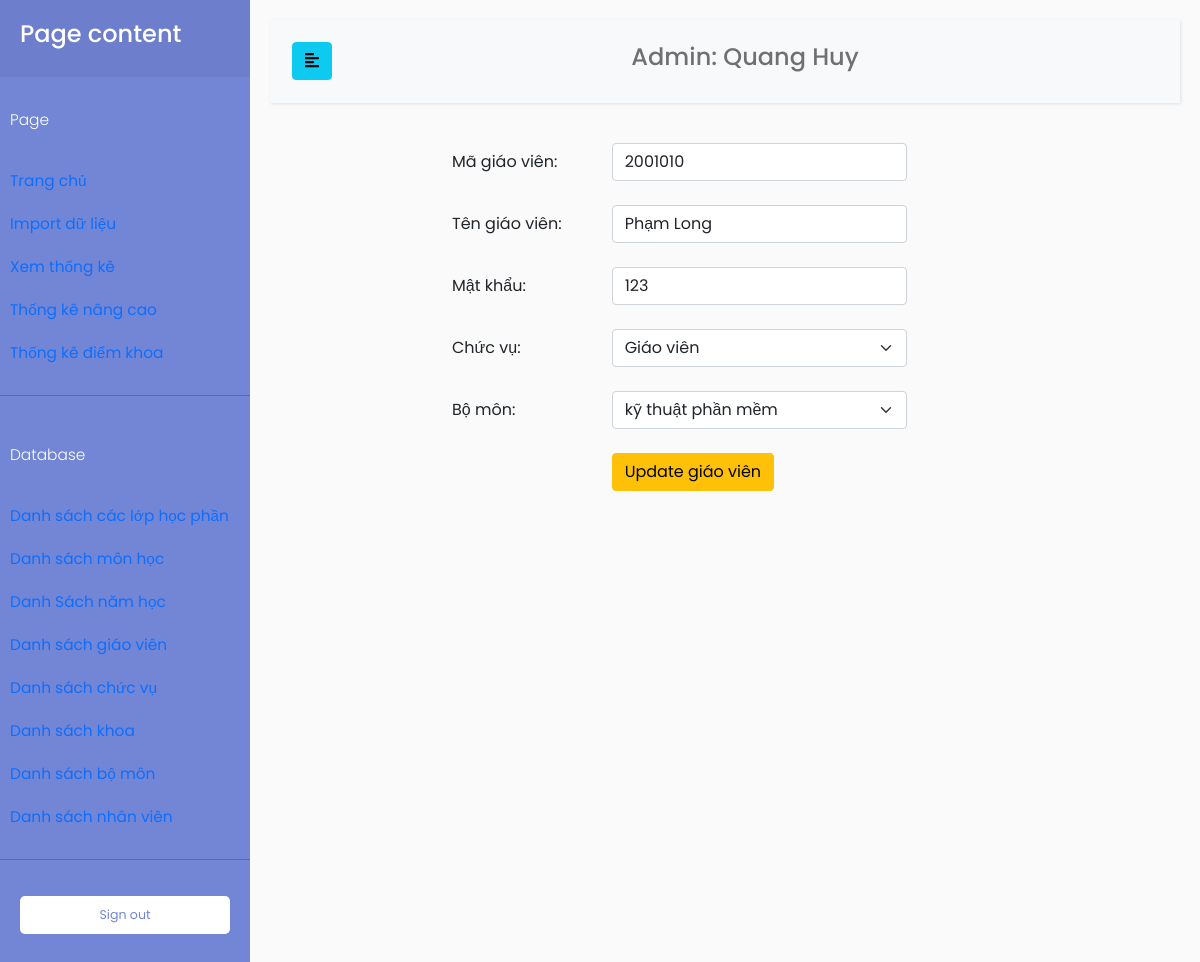
The app's page /index.php?TenChucVu=admin&page=updateGV&MaGiaoVien=2001010 (signed in) with its own data.
### tables this page shows
CREATE TABLE `nhanvien` (
  `MaNhanVien` varchar(100) NOT NULL,
  `TenNhanVien` varchar(100) NOT NULL,
  `MatKhau` varchar(100) NOT NULL,
  `MaChucVu` int(11) NOT NULL
);

CREATE TABLE `giaovien` (
  `MaGiaoVien` int(11) NOT NULL,
  `TenGiaoVien` varchar(100) NOT NULL,
  `MatKhau` varchar(100) NOT NULL,
  `MaChucVu` int(11) NOT NULL,
  `MaBoMon` int(11) NOT NULL
);

CREATE TABLE `chucvu` (
  `MaChucVu` int(11) NOT NULL,
  `TenChucVu` varchar(100) NOT NULL,
  `PhanRole` varchar(100) NOT NULL
);

CREATE TABLE `bomon` (
  `MaBoMon` int(11) NOT NULL,
  `MaKhoa` int(11) NOT NULL,
  `TenBoMon` varchar(100) NOT NULL
);

### database/DBController.php (called while the page is built, shortened)
<?php
class DBController
{
    protected $host = 'localhost';
    protected $user = 'root';
    protected $password = '';
    protected $database = 'quanlydanhgia';
    public function __construct()
    {
        $this->con = mysqli_connect($this->host, $this->user, $this->password, $this->database);
    }
}

### function.php (called while the page is built, shortened)
<?php
require('database/DBController.php');
require('database/Account.php');
require('database/InfoSmallTable.php');
$db = new DBController();
$account = new Account($db);
$infoSmallTable = new InfoSmallTable($db);

### database/Account.php (called while the page is built, shortened)
<?php
class Account
{
    public $db = null;
    public function __construct(DBController $db)
    {
        $this->db = $db;
    }
    public function getTenNhanVien($userID, $table = 'giaovien', $key = 'MaGiaoVien')
    {
        $result = $this->db->con->query("SELECT TenNhanVien FROM $table as tb JOIN chucvu on tb.MaChucVu = chucvu.MaChucVu WHERE $key = '{$userID}'");
        $resultArray = array();
        if ($result->num_rows > 0) {
            while ($row = $result->fetch_assoc()) {
                $resultArray[] = $row;
            }
        }
        return $resultArray[0]['TenNhanVien'];
    }
}

### database/InfoSmallTable.php (called while the page is built, shortened)
<?php
class InfoSmallTable
{
    public $db = null;
    public function __construct(DBController $db)
    {
        $this->db = $db;
    }
    public function getThongTinBang($table = 'Khoa')
    {
        $result = $this->db->con->query("SELECT * FROM {$table}");
        $resultArr = array();
        while ($row = mysqli_fetch_array($result, MYSQLI_ASSOC)) {
            $resultArr[] = $row;
        }
        return $resultArr;
    }
    public function getThongTinGiaoVien($maGiaoVien, $thongTin = 'TenGiaoVien')
    {
        $result = $this->db->con->query("SELECT * FROM GiaoVien WHERE MaGiaoVien = '{$maGiaoVien}'");
        $resultArr = array();
        while ($row = mysqli_fetch_array($result, MYSQLI_ASSOC)) {
            $resultArr[] = $row;
        }
        return $resultArr[0][$thongTin];
    }
    public function getBangchucVuTheoNhom($role)
    {
        $result = $this->db->con->query("SELECT * FROM chucvu WHERE PhanRole = '{$role}'");
        $resultArr = array();
        while ($row = mysqli_fetch_array($result, MYSQLI_ASSOC)) {
            $resultArr[] = $row;
        }
        return $resultArr;
    }
}

### page/admin/updateDataCSDL/updateGV.php (the view, shortened to what this page needs)
<?php
if ($_GET["TenChucVu"] === 'admin') {
    if (isset($_GET["MaGiaoVien"])) {
        $maGiaoVien = $_GET["MaGiaoVien"];
        $tenGiaoVien = $infoSmallTable->getThongTinGiaoVien($maGiaoVien, "TenGiaoVien");
        $matKhauGiaoVien = $infoSmallTable->getThongTinGiaoVien($maGiaoVien, "MatKhau");
        $maChucVu = $infoSmallTable->getThongTinGiaoVien($maGiaoVien, "MaChucVu");
        $maBoMon = $infoSmallTable->getThongTinGiaoVien($maGiaoVien, "MaBoMon");
        $chucVu = $infoSmallTable->getBangchucVuTheoNhom("gv");
        $boMon = $infoSmallTable->getThongTinBang("BoMon");
    }
}
?>
<form action="" method="post" style="width:50%;margin-left:20%">
    <div class="row pb-4">
        <label class="col-4  col-form-label" style="font-size: 1rem;">Mã giáo viên: </label>
        <div class="col-8">
            <input required class="form-control" type="text" name="inputMaGiaoVien" placeholder="nhập mã giáo viên" value="<?php if (isset($_POST["submitUpdateGV"])) {
                                                                                                                                echo $maGiaoVienNew;
                                                                                                                            } else {
                                                                                                                                echo $maGiaoVien;
                                                                                                                            } ?>">
        </div>
    </div>
    <div class="row pb-4">
        <label class="col-4  col-form-label" style="font-size: 1rem;">Tên giáo viên: </label>
        <div class="col-8">
            <input required class="form-control" type="text" name="inputTenGiaoVien" placeholder="nhập tên giáo viên" value="<?php echo $tenGiaoVien; ?>">
        </div>
    </div>
    <div class="row pb-4">
        <label class="col-4  col-form-label" style="font-size: 1rem;">Mật khẩu: </label>
        <div class="col-8">
            <input required class="form-control" type="text" name="inputMatKhau" placeholder="nhập mật khẩu" value="<?php echo $matKhauGiaoVien; ?>">
        </div>
    </div>
    <div class="row pb-4">
        <label class="col-4  col-form-label" style="font-size: 1rem;">Chức vụ: </label>
        <div class="col-8">
            <select required class="form-select" name="selectChucVu">
                <?php foreach ($chucVu as $item) : ?>
                    <option <?php
                            if ($maChucVu === $item['MaChucVu']) {
                                echo "selected";
                            } ?> value="<?php echo $item['MaChucVu'] ?>">
                        <?php
                        if ($item['TenChucVu'] === 'giaovien') {
                            echo "Giáo viên";
                        } elseif ($item['TenChucVu'] === 'truongbomon') {
                            echo "Trưởng bộ môn";
                        } elseif ($item['TenChucVu'] === 'truongkhoa') {
                            echo "Trưởng khoa";
                        } else {
                            echo $item['TenChucVu'];
                        }
                        ?>
                    </option>
                <?php endforeach; ?>
            </select>
        </div>
    </div>
    <div class="row pb-4">
        <label class="col-4  col-form-label" style="font-size: 1rem;">Bộ môn: </label>
        <div class="col-8">
            <select required class="form-select" name="selectBoMon">
                <?php foreach ($boMon as $item) : ?>
                    <option <?php
                            if ($maBoMon === $item['MaBoMon']) {
                                echo "selected";
                            } ?> value="<?php echo $item['MaBoMon'] ?>"><?php echo $item['TenBoMon'] ?></option>
                <?php endforeach; ?>
            </select>
        </div>
    </div>
    <div class="row">
        <div class="col-4"></div>
        <div class="col-8">
            <input type="submit" name="submitUpdateGV" class="btn btn-warning" value="Update giáo viên">
        </div>
    </div>
</form>

### index.php (shortened to what this page needs)
<!doctype html>
<html lang="en">
<head>
    <link href="https://cdn.jsdelivr.net/npm/bootstrap@5.0.0-beta3/dist/css/bootstrap.min.css" rel="stylesheet">
    <link rel="stylesheet" href="//code.jquery.com/ui/1.12.1/themes/base/jquery-ui.css">
    <link href="https://ajax.googleapis.com/ajax/libs/jqueryui/1.12.1/themes/base/jquery-ui.css" rel="stylesheet" type="text/css" />
    <link href="css/dashboard.css" rel="stylesheet">
    <link href="css/customTable.css" rel="stylesheet">
    <link rel="stylesheet" href="css/sidebar.css">
</head>
<?php
require('function.php');
if ($_GET["TenChucVu"]) {
    $tenChucVu = $_GET["TenChucVu"];
}
if (isset($_GET["page"])) {
    $page = $_GET["page"];
}
$tenGiaoVien = NULL;
if ($tenChucVu === 'admin' || $tenChucVu === 'nhanvien') {
    if ($tenChucVu === 'admin') {
        $tenCV = "Admin";
    }
    $tenGiaoVien = $account->getTenNhanVien($_SESSION['MaDangNhap'], 'NhanVien', 'MaNhanVien');
}
?>
<body>
    <div class="wrapper">
        <nav id="sidebar">
            <div class="sidebar-header">
                <h4>Page content</h4>
            </div>
            <ul class="list-unstyled components">
                <p>Page</p>
                <li class="nav-item">
                    <a class="nav-link active" aria-current="page" href="index.php?TenChucVu=<?php echo $tenChucVu; ?>">
                        Trang chủ
                    </a>
                </li>
                <?php if ($tenChucVu === 'admin') : ?>
                    <li class="nav-item">
                        <a class="nav-link" href="index.php?TenChucVu=<?php echo $tenChucVu; ?>&page=data">
                            Import dữ liệu
                        </a>
                    </li>
                    <li class="nav-item">
                        <a class="nav-link" href="index.php?TenChucVu=<?php echo $tenChucVu; ?>&page=calculate">
                            Xem thống kê
                        </a>
                    </li>
                    <li class="nav-item">
                        <a class="nav-link" href="index.php?TenChucVu=<?php echo $tenChucVu; ?>&page=thongkenangcao">
                            Thống kê nâng cao
                        </a>
                    </li>
                <?php endif; ?>
                <?php if ($tenChucVu === 'truongkhoa' || $tenChucVu === 'admin') : ?>
                    <li class="nav-item">
                        <a href="index.php?TenChucVu=<?php echo $tenChucVu; ?>&page=ThongKeDiemKhoa" class=" nav-link">Thống kê điểm khoa</a>
                    </li>
                <?php endif; ?>
            </ul>
            <?php if ($tenChucVu === 'admin') : ?>
                <ul class="list-unstyled components">
                    <p>Database</p>
                    <li class="nav-item">
                        <a href="index.php?TenChucVu=<?php echo $tenChucVu; ?>&page=DBlopHocPhan" class=" nav-link">Danh sách các lớp học phần</a>
                    </li>
                    <li class="nav-item">
                        <a href="index.php?TenChucVu=<?php echo $tenChucVu; ?>&page=DBMonHoc" class=" nav-link">Danh sách môn học</a>
                    </li>
                    <li>
                        <a href="index.php?TenChucVu=<?php echo $tenChucVu; ?>&page=DBNamHoc" class=" nav-link">Danh Sách năm học</a>
                    </li>
                    <li class="nav-item">
                        <a href="index.php?TenChucVu=<?php echo $tenChucVu; ?>&page=DBGiaoVien" class=" nav-link">Danh sách giáo viên</a>
                    </li>
                    <li class="nav-item">
                        <a href="index.php?TenChucVu=<?php echo $tenChucVu; ?>&page=DBChucVu" class=" nav-link">Danh sách chức vụ</a>
                    </li>
                    <li class="nav-item">
                        <a href="index.php?TenChucVu=<?php echo $tenChucVu; ?>&page=DBKhoa" class=" nav-link">Danh sách khoa</a>
                    </li>
                    <li class="nav-item">
                        <a href="index.php?TenChucVu=<?php echo $tenChucVu; ?>&page=DBBoMon" class=" nav-link">Danh sách bộ môn</a>
                    </li>
                    <li class="nav-item">
                        <a href="index.php?TenChucVu=<?php echo $tenChucVu; ?>&page=DBNhanVien" class=" nav-link">Danh sách nhân viên</a>
                    </li>
                </ul>
            <?php endif; ?>
            <ul class="list-unstyled CTAs">
                <li>
                    <a href="login.php" class="download">Sign out </a>
                </li>
            </ul>
        </nav>
        <div id="content">
            <nav class="navbar navbar-expand-lg navbar-light bg-light">
                <div class="container-fluid">
                    <button type="button" id="sidebarCollapse" class="btn btn-info">
                        <i class="fas fa-align-left"></i>
                    </button>
                    <div class="collapse navbar-collapse" id="navbarSupportedContent">
                        <ul class="nav navbar-nav m-auto">
                            <li class="nav-item">
                                <h4><a class="nav-link" href="#"><?php echo $tenCV . ": " . $tenGiaoVien; ?></a></h4>
                            </li>
                        </ul>
                    </div>
                </div>
            </nav>
            <?php
            if (isset($page)) {
                switch ($page) {
                    case 'updateGV':
                        include('page/admin/updateDataCSDL/updateGV.php');
                        break;
                }
            }
            ?>
        </div>
    </div>
</body>
</html>

### css/dashboard.css (style rules this page uses)
body { font-size: .875rem; }

### css/sidebar.css (style rules this page uses)
body { font-family: 'Poppins', sans-serif; background: #fafafa; }
p { font-family: 'Poppins', sans-serif; font-size: 1.1em; font-weight: 300; line-height: 1.7em; color: #999; }
a, a:hover, a:focus { color: inherit; text-decoration: none; transition: all 0.3s; }
.navbar { padding: 15px 10px; background: #fff; border: none; border-radius: 0; margin-bottom: 40px; box-shadow: 1px 1px 3px rgba(0, 0, 0, 0.1); }
.wrapper { display: flex; width: 100%; align-items: stretch; }
#sidebar { min-width: 250px; max-width: 250px; background: #7386D5; color: #fff; transition: all 0.3s; }
#sidebar .sidebar-header { padding: 20px; background: #6d7fcc; }
#sidebar ul.components { padding: 20px 0; border-bottom: 1px solid #47748b; }
#sidebar ul p { color: #fff; padding: 10px; }
#sidebar ul li a { padding: 10px; font-size: 1.1em; display: block; }
ul.CTAs { padding: 20px; }
ul.CTAs a { text-align: center; font-size: 0.9em !important; display: block; border-radius: 5px; margin-bottom: 5px; }
a.download { background: #fff; color: #7386D5; }
#content { width: 100%; padding: 20px; min-height: 100vh; transition: all 0.3s; }

### records on screen
nhanvien: TenNhanVien "Quang Huy"
giaovien: inputTenGiaoVien "Phạm Long", inputMatKhau "123", selectChucVu "Giáo viên", selectBoMon "kỹ thuật phần mềm"

### other values on screen
$tenCV "Admin"
